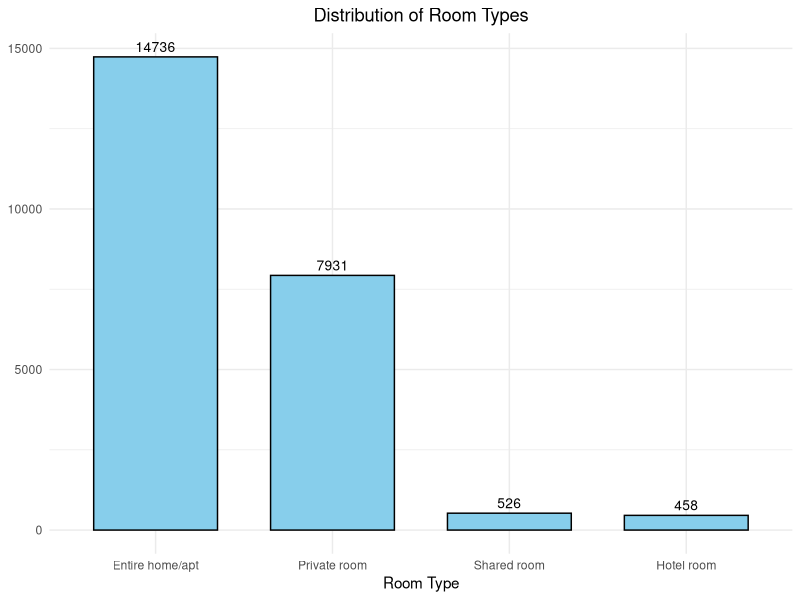
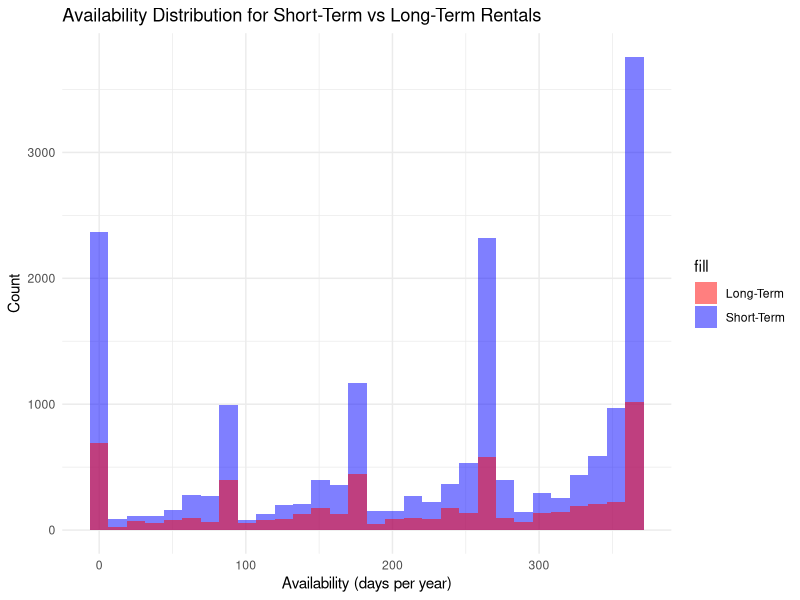
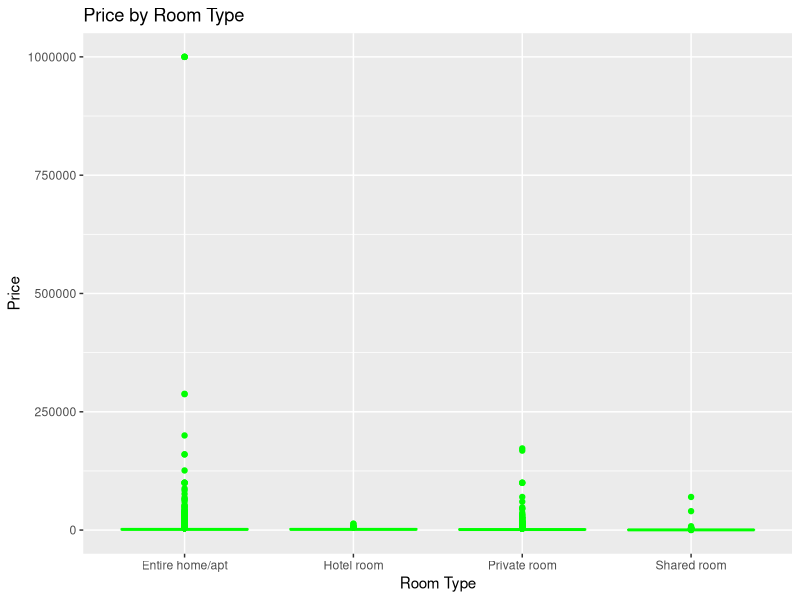
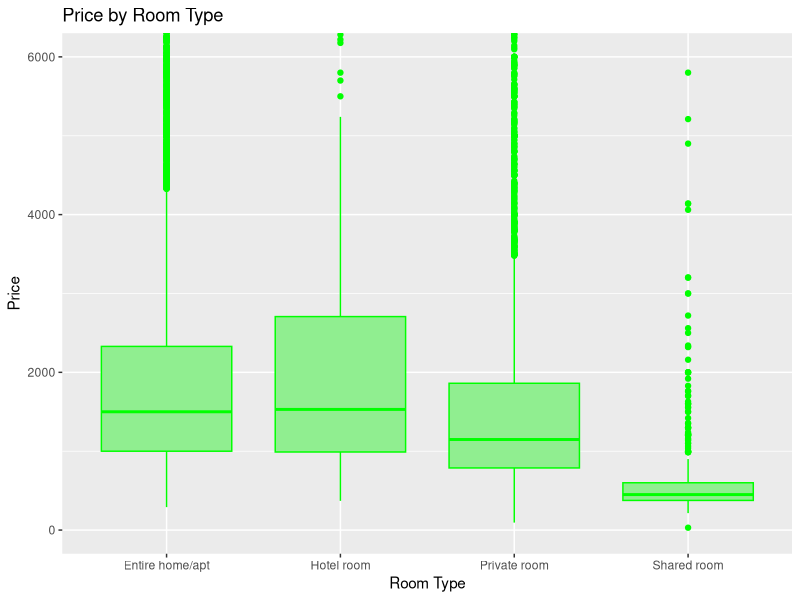
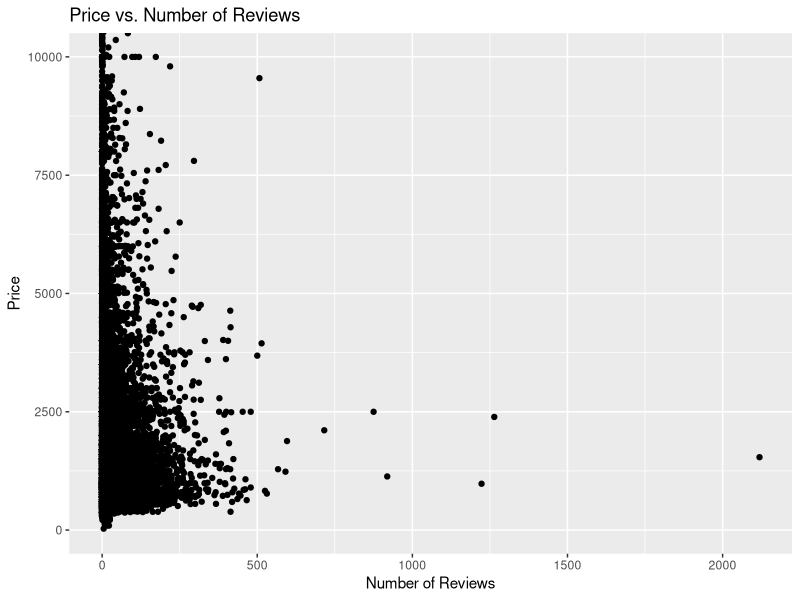
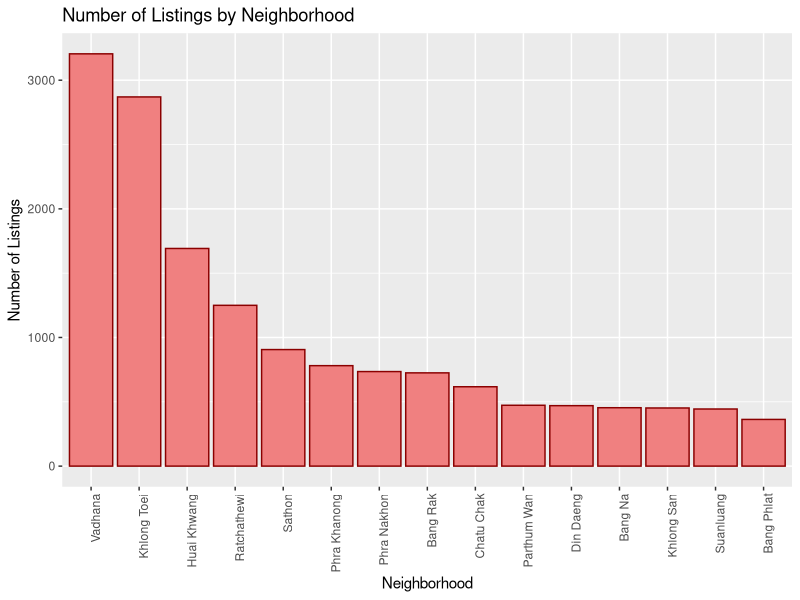
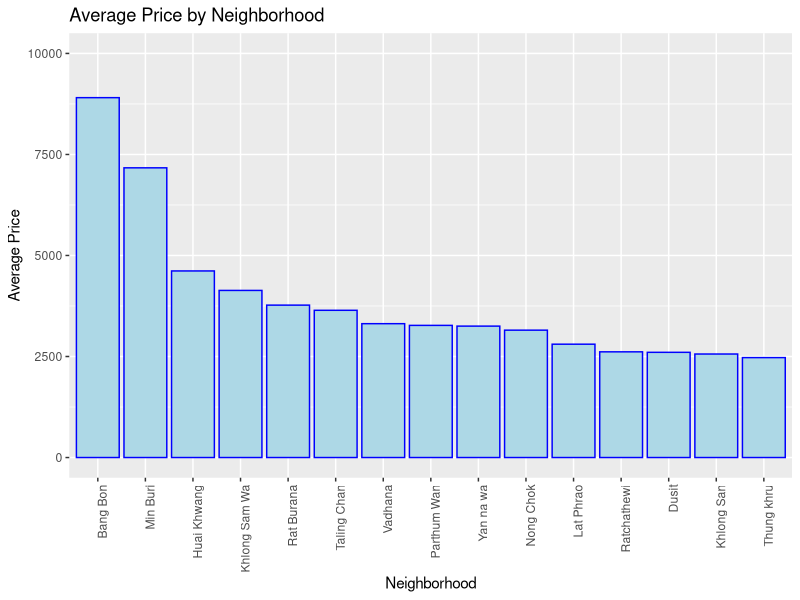

R code for these plots, in order:
## ---- chunk 1
#https://insideairbnb.com/bangkok/
## ---- chunk 2

setwd("D:/me/R-Language/Practice/Dataset")

options(repos = c(CRAN = "https://cran.rstudio.com/"))
install.packages("tidyverse")
library(tidyverse)

# Load the CSV file into a data frame
data <- read.csv("listings_airbnb_Aug2024.csv")
## ---- chunk 3
# View the first few rows of the data
head(data)
str(data)

unique_room_type <- unique(data$room_type)
unique_room_type

## ---- chunk 4
data %>%
  count(room_type) %>%
  ggplot(aes(x = reorder(room_type, -n), y = n)) +
  geom_bar(stat = "identity", fill = "skyblue", color = "black", width = 0.7) +
  geom_text(aes(label = n), vjust = -0.5, color = "black", size = 3.5) +
  labs(title = "Distribution of Room Types", x = "Room Type", y = NULL) +
  theme_minimal() + 
  theme(plot.title = element_text(hjust = 0.5))
  
## ---- chunk 5

top_hosts <- data %>%
  group_by(host_name, room_type) %>%
  summarize(listings_count = n(), .groups = 'drop') %>%
  pivot_wider(
    names_from = room_type,
    values_from = listings_count,
    values_fill = list(listings_count = 0)  # Fill in 0 for missing values
  ) %>%
  mutate(
    `Listings` = `Entire home/apt` + `Private room` + `Shared room` + `Hotel room`
  ) %>% arrange(desc(Listings))

top_hosts

## ---- chunk 6

short_term <- data %>% filter(minimum_nights <= 7)
long_term <- data %>% filter(minimum_nights > 7)


ggplot() +
  geom_histogram(data = short_term, aes(x = availability_365, fill = 'Short-Term'), bins = 30, alpha = 0.5) +
  geom_histogram(data = long_term, aes(x = availability_365, fill = 'Long-Term'), bins = 30, alpha = 0.5) +
  labs(title = "Availability Distribution for Short-Term vs Long-Term Rentals",
       x = "Availability (days per year)",
       y = "Count") +
  scale_fill_manual(values = c('Short-Term' = 'blue', 'Long-Term' = 'red')) +
  theme_minimal()

## ---- chunk 7
summary_short_term <- short_term %>%
  summarise(average_price = mean(price, na.rm = TRUE),
            median_price = median(price, na.rm = TRUE),
            avg_availability = mean(availability_365, na.rm = TRUE))

summary_long_term <- long_term %>%
  summarise(average_price = mean(price, na.rm = TRUE),
            median_price = median(price, na.rm = TRUE),
            avg_availability = mean(availability_365, na.rm = TRUE))

summary_short_term
summary_long_term

## ---- chunk 8
sum(!is.finite(data$price))
sum(is.na(data$price))

data_clean <- data %>%
  filter(is.finite(price) & !is.na(price))

str(data_clean)
## ---- chunk 9
# Boxplot of prices by room type
data_clean %>% ggplot(aes(x = room_type, y = price)) +
  geom_boxplot(fill = "lightgreen", color = "green") +
  labs(title = "Price by Room Type", x = "Room Type", y = "Price")

## ---- chunk 10
# Boxplot of prices by room type with y-axis limits
data_clean %>% ggplot(aes(x = room_type, y = price)) +
  geom_boxplot(fill = "lightgreen", color = "green") +
  labs(title = "Price by Room Type", x = "Room Type", y = "Price") +
  coord_cartesian(ylim = c(0, 6000))

## ---- chunk 11
# Scatter plot of price vs. number of reviews
data_clean %>%
  ggplot(aes(x = number_of_reviews, y = price)) +
  geom_point() +
  labs(title = "Price vs. Number of Reviews", x = "Number of Reviews", y = "Price")+ 
  coord_cartesian(ylim = c(0, 10000))

# Compute correlation
cor(data_clean$price, data_clean$number_of_reviews, use = "complete.obs")

## ---- chunk 12
# Count of listings by neighborhood and select top 15
neighborhood_counts <- data_clean %>%
  group_by(neighbourhood) %>%
  summarise(count = n()) %>%
  slice_max(order_by = count, n = 15)
neighborhood_counts

# Bar plot of listing counts by neighborhood, arranged in descending order
neighborhood_counts %>% ggplot(aes(x = reorder(neighbourhood, -count), y = count)) +
  geom_bar(stat = "identity", fill = "lightcoral", color = "darkred") +
  labs(title = "Number of Listings by Neighborhood", x = "Neighborhood", y = "Number of Listings") +
  theme(axis.text.x = element_text(angle = 90, hjust = 1))

## ---- chunk 13
# Average price by neighborhood
neighborhood_avg_price <- data_clean %>%
  group_by(neighbourhood) %>%
  summarise(avg_price = mean(price, na.rm = TRUE))%>%
  slice_max(order_by = avg_price, n = 15)

# Bar plot of average price by neighborhood
neighborhood_avg_price %>% ggplot(aes(x = reorder(neighbourhood, -avg_price), y = avg_price)) +
  geom_bar(stat = "identity", fill = "lightblue", color = "blue") +
  labs(title = "Average Price by Neighborhood", x = "Neighborhood", y = "Average Price") +
  coord_cartesian(ylim = c(0, 10000)) +  # Adjust y-axis as needed
  theme(axis.text.x = element_text(angle = 90, hjust = 1))

